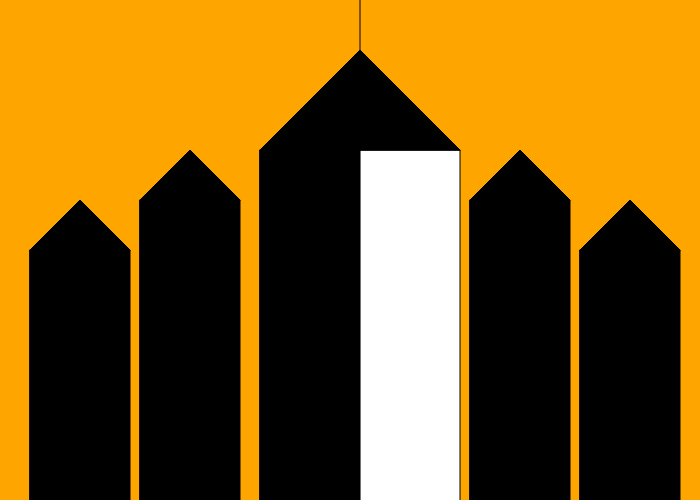
Frame 1 (no input)
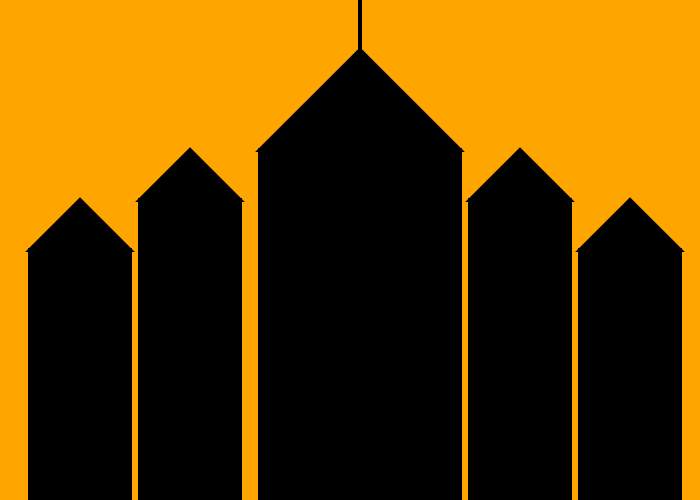
Frame 60 (no input)
Frame 120 (the mouse pressed at the canvas centre since frame 60): identical to frame 60, image omitted

The p5.js sketch that drew these frames (run headless with seeded random() and noise() and a simulated clock; from frame 60 on, the mouse is pressed at the canvas centre):

// p5.js sketch
// ── sketch.js
function setup() {
  createCanvas(700, 500);
}

function draw() {
  background("orange");
  rect(360,150,100,2000);
  fill("black");
  rect(470,200,100,1500);
  fill("black");
  rect(580,250,100,1000);
  fill("black");
  rect(260,150,100,2000);
  fill("black");
  rect(140,200,100,1500);
  fill("black");
  rect(30,250,100,1000);
  fill("black");
  triangle(30,250,80,200,130,250);
  fill("black");
  triangle(140,200,190,150,240,200);
  fill("black");
  triangle(260,150,360,50,460,150);
  fill("black");
  triangle(570,200,520,150,470,200);
  fill("black");  
  triangle(680,250,630,200,580,250);
  fill("black");  
  line(360,50,360,0);
  stroke("black");
  strokeWeight(4);
}
